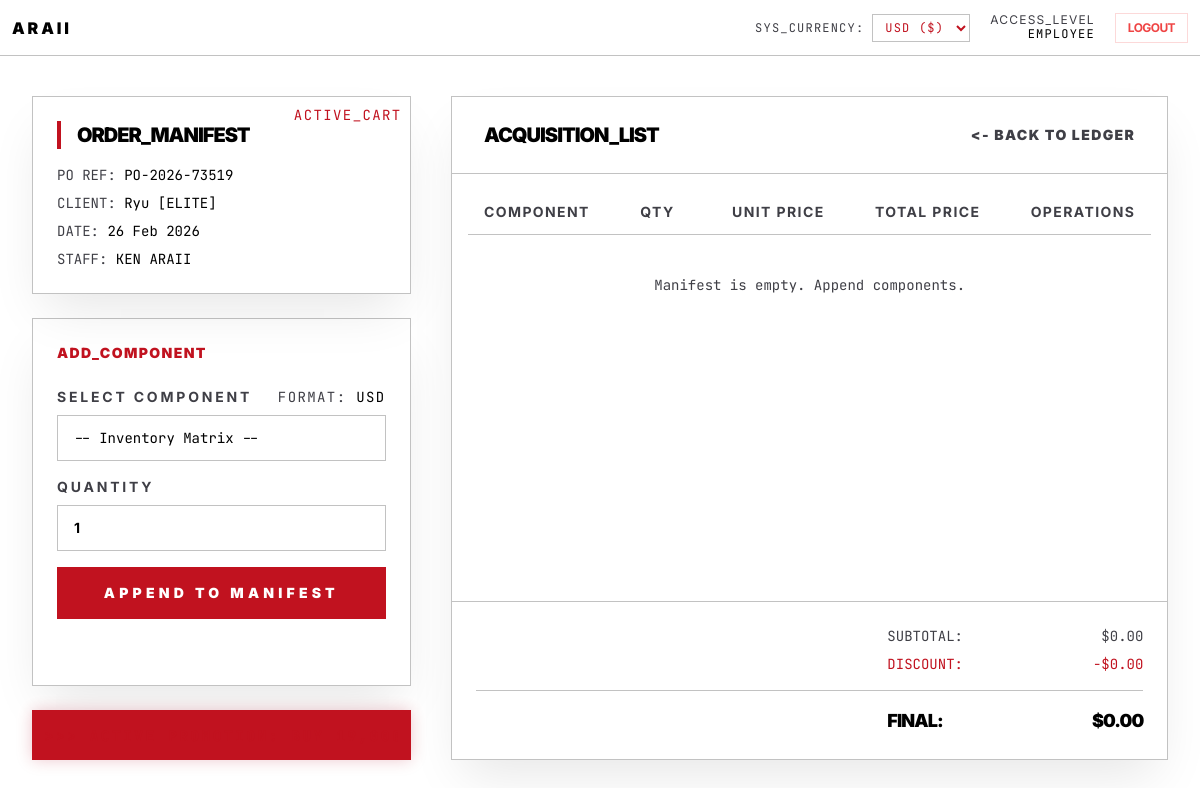
The page /order_terminal.php?id=13 (signed in) on the database as committed earlier.
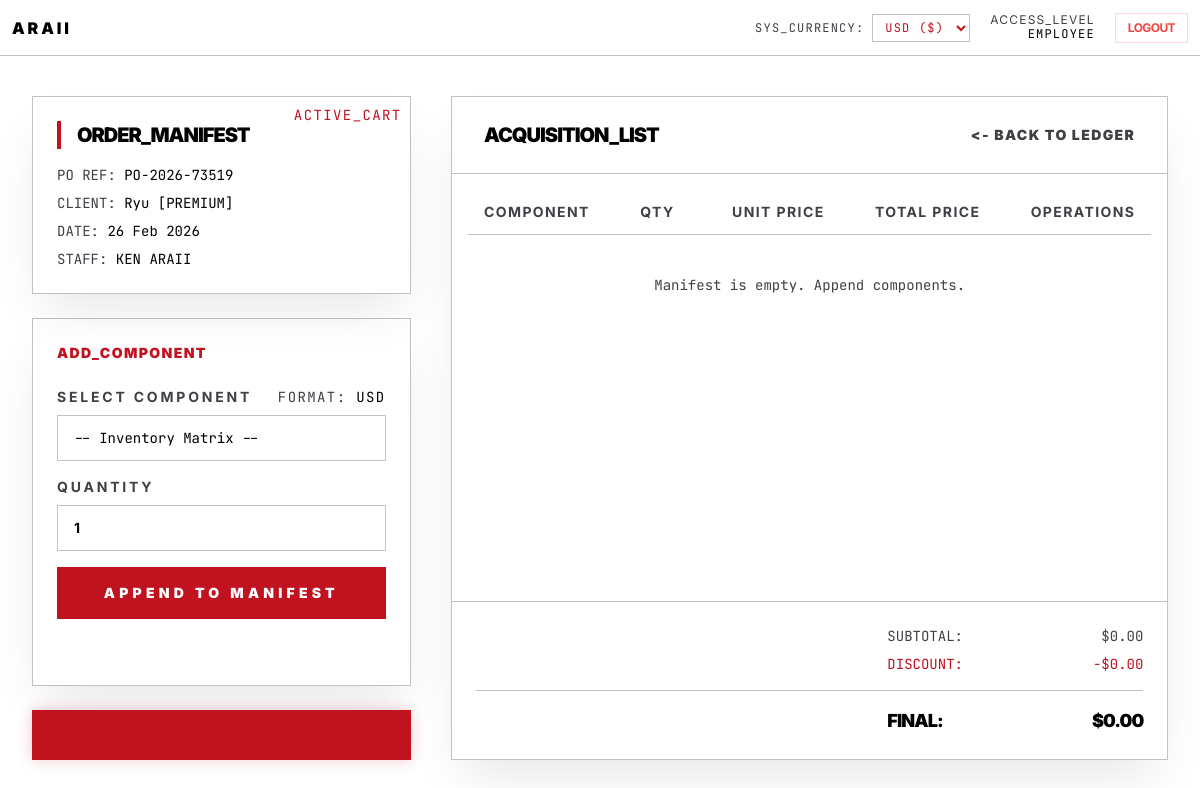
The same page on the database as committed later.
### tables this page shows
CREATE TABLE `sale_orders` (
  `order_id` int(11) NOT NULL,
  `reference_id` varchar(30) NOT NULL,
  `po_reference` varchar(50) DEFAULT NULL,
  `customer_id` int(11) NOT NULL,
  `employee_id` int(11) NOT NULL,
  `subtotal` decimal(12,2) DEFAULT 0.00,
  `membership_discount` decimal(12,2) DEFAULT 0.00,
  `special_discount` decimal(12,2) DEFAULT 0.00,
  `total_amount` decimal(12,2) DEFAULT 0.00,
  `order_date` timestamp NULL DEFAULT current_timestamp()
);

CREATE TABLE `customers` (
  `customer_id` int(11) NOT NULL,
  `user_id` int(11) DEFAULT NULL,
  `customer_code` varchar(20) NOT NULL,
  `contact_name` varchar(150) NOT NULL,
  `address` text NOT NULL,
  `membership_level` enum('STANDARD','PREMIUM') DEFAULT 'STANDARD',
  `created_at` timestamp NULL DEFAULT current_timestamp()
);

CREATE TABLE `employees` (
  `employee_id` int(11) NOT NULL,
  `user_id` int(11) DEFAULT NULL,
  `employee_code` varchar(20) NOT NULL,
  `name` varchar(100) NOT NULL,
  `position` varchar(100) NOT NULL,
  `is_active` tinyint(1) DEFAULT 1,
  `created_at` timestamp NULL DEFAULT current_timestamp()
);

### config/currency.php (called while the page is built, shortened)
<?php
function formatCurrency($usd_amount) {
    $target_currency = $_SESSION['currency'];
    $rates = [
        'USD' => 1.00,
        'THB' => 34.50,
        'JPY' => 150.20
    ];
    $symbols = [
        'USD' => '$',
        'THB' => '฿',
        'JPY' => '¥'
    ];
    $rate = $rates[$target_currency];
    $symbol = $symbols[$target_currency];
    $converted_amount = $usd_amount * $rate;
    if ($target_currency === 'JPY') {
        return $symbol . number_format($converted_amount, 0);
    } else {
        return $symbol . number_format($converted_amount, 2);
    }
}
?>

### order_terminal.php (the view, shortened to what the changed rows need)
<?php
require_once "config/currency.php";
require_once "config/database.php";
$order_id = intval($_GET['id']);
$orderQuery = "
    SELECT o.*, c.contact_name, c.customer_code, c.membership_level, e.name AS employee_name
    FROM sale_orders o
    JOIN customers c ON o.customer_id = c.customer_id
    LEFT JOIN employees e ON o.employee_id = e.employee_id
    WHERE o.order_id = ?";
$stmt = $mysqli->prepare($orderQuery);
$stmt->bind_param("i", $order_id);
$stmt->execute();
$order = $stmt->get_result()->fetch_assoc();
?>
<!DOCTYPE html>
<html lang="en">
<?php
include 'partials/head.php';
?>
<body class="page-bg-cinematic bg-white text-black font-sans min-h-screen flex flex-col selection:bg-premium selection:text-white">
    <main class="flex-grow max-w-[1400px] mx-auto w-full py-10 px-8 flex flex-col lg:flex-row gap-10">
        <div class="lg:w-1/3 flex flex-col gap-6 anim-load" style="animation-delay: 0.1s;">
            <div class="bg-white border border-obsidian-edge p-6 relative shadow-2xl shadow-black/10">
                <h2 class="text-xl font-black uppercase tracking-tighter mb-4 border-l-4 border-premium pl-4">Order_Manifest</h2>
                <div class="font-mono text-sm space-y-2 text-obsidian-muted">
                    <p>PO REF: <span class="text-black"><?= htmlspecialchars($order['po_reference']) ?></span></p>
                    <p>CLIENT: <span class="text-black"><?= htmlspecialchars($order['contact_name']) ?> [<?= htmlspecialchars($order['membership_level']) ?>]</span></p>
                    <p>DATE: <span class="text-black"><?= date('d M Y', strtotime($order['order_date'])) ?></span></p>
                    <p>STAFF: <span class="text-black"><?= htmlspecialchars($order['employee_name'] ?? 'UNIDENTIFIED') ?></span></p>
                </div>
            </div>
        </div>
        <div class="lg:w-2/3 flex flex-col anim-load" style="animation-delay: 0.2s;">
            <div class="bg-white border border-obsidian-edge flex-grow flex flex-col shadow-2xl shadow-black/10">
                <div class="px-8 py-6 border-b border-obsidian-edge bg-white/[0.02] flex justify-between items-center">
                    <h2 class="text-xl font-black uppercase tracking-tighter">Acquisition_List</h2>
                </div>
                <div class="overflow-x-auto flex-grow p-4">
                    <table class="w-full text-left border-collapse">
                        <thead>
                            <tr class="text-sm uppercase tracking-widest text-obsidian-muted border-b border-obsidian-edge">
                                <th class="px-4 py-3">Component</th>
                                <th class="px-4 py-3">Qty</th>
                                <th class="px-4 py-3 text-right">Unit Price</th>
                                <th class="px-4 py-3 text-right">Total Price</th>
                                <th class="px-4 py-3 text-right">Operations</th>
                            </tr>
                        </thead>
                    </table>
                </div>
                <div class="border-t border-obsidian-edge p-6 bg-white/50">
                    <div class="flex justify-end mb-2">
                        <div class="w-64 flex justify-between text-sm font-mono text-obsidian-muted">
                            <span>SUBTOTAL:</span>
                            <span><?= formatCurrency($order['subtotal']) ?></span>
                        </div>
                    </div>
                    <div class="flex justify-end mb-4 border-b border-obsidian-edge pb-4">
                        <div class="w-64 flex justify-between text-sm font-mono text-premium">
                            <span>DISCOUNT:</span>
                            <span>-<?= formatCurrency($order['membership_discount'] + $order['special_discount']) ?></span>
                        </div>
                    </div>
                    <div class="flex justify-end">
                        <div class="w-64 flex justify-between text-lg font-black tracking-tighter">
                            <span>FINAL:</span>
                            <span><?= formatCurrency($order['total_amount']) ?></span>
                        </div>
                    </div>
                </div>
            </div>
        </div>
    </main>
</body>
</html>

Rows that differ between the two databases and show on the page:
changed through a linked row, sale_orders "Ryu": customer.membership_level "ELITE" → "PREMIUM"
